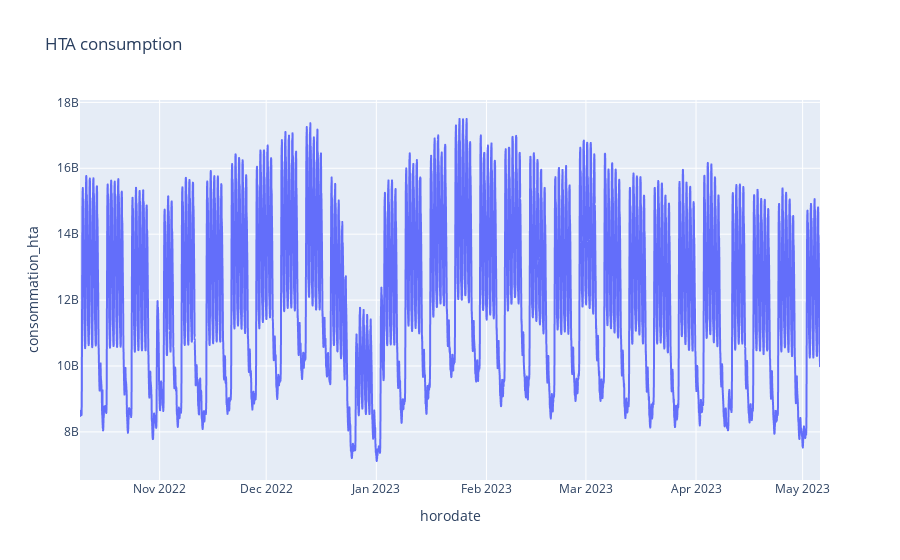

Notebook code for this chart:
### Markdown cell above
Plot time serie

### Code cell
fig = px.line(
    df,
    x="horodate",
    y="consommation_hta",
    title='HTA consumption'
    )
fig.show()

### Figure 1 — Plotly figure (JSON) as saved in the notebook; plotly's stock layout.template omitted (floating-point values rounded to 4 significant figures; data arrays with more than 128 entries replaced by an {"elided": "..."} marker saying what was removed)
{"data": [{"hovertemplate": "horodate=%{x}<br>consommation_hta=%{y}<extra></extra>", "legendgroup": "", "line": {"color": "#636efa", "dash": "solid"}, "marker": {"symbol": "circle"}, "mode": "lines", "name": "", "showlegend": false, "type": "scattergl", "x": {"elided": "10000 str values"}, "xaxis": "x", "y": {"elided": "10000 int values"}, "yaxis": "y"}], "layout": {"legend": {"tracegroupgap": 0}, "title": {"text": "HTA consumption"}, "xaxis": {"anchor": "y", "domain": [0, 1], "title": {"text": "horodate"}}, "yaxis": {"anchor": "x", "domain": [0, 1], "title": {"text": "consommation_hta"}}}}
